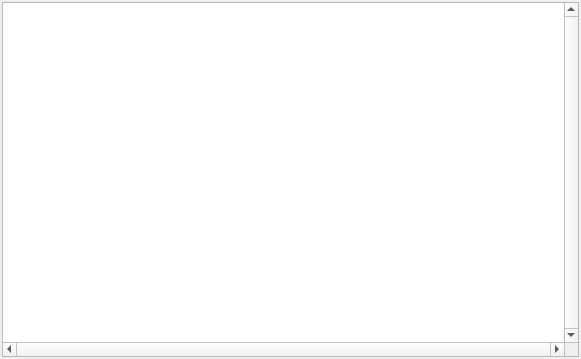
<?xml version="1.0" encoding="UTF-8"?>
<ui version="4.0">
 <class>EditMNM</class>
 <widget class="QWidget" name="EditMNM">
  <property name="geometry">
   <rect>
    <x>0</x>
    <y>0</y>
    <width>581</width>
    <height>359</height>
   </rect>
  </property>
  <property name="windowTitle">
   <string>Form</string>
  </property>
  <layout class="QGridLayout" name="gridLayout">
   <property name="leftMargin">
    <number>2</number>
   </property>
   <property name="topMargin">
    <number>2</number>
   </property>
   <property name="rightMargin">
    <number>2</number>
   </property>
   <property name="bottomMargin">
    <number>2</number>
   </property>
   <item row="0" column="0">
    <widget class="QGraphicsView" name="graphicsView">
     <property name="verticalScrollBarPolicy">
      <enum>Qt::ScrollBarAlwaysOn</enum>
     </property>
     <property name="horizontalScrollBarPolicy">
      <enum>Qt::ScrollBarAlwaysOn</enum>
     </property>
     <property name="sizeAdjustPolicy">
      <enum>QAbstractScrollArea::AdjustIgnored</enum>
     </property>
     <property name="alignment">
      <set>Qt::AlignLeading|Qt::AlignLeft|Qt::AlignTop</set>
     </property>
     <property name="dragMode">
      <enum>QGraphicsView::RubberBandDrag</enum>
     </property>
     <property name="resizeAnchor">
      <enum>QGraphicsView::NoAnchor</enum>
     </property>
     <property name="rubberBandSelectionMode">
      <enum>Qt::ContainsItemShape</enum>
     </property>
    </widget>
   </item>
  </layout>
 </widget>
 <resources/>
 <connections/>
</ui>
